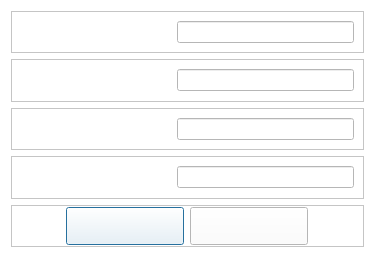
<?xml version="1.0" encoding="UTF-8"?>
<ui version="4.0">
 <class>WiredLanSetupDialog</class>
 <widget class="QDialog" name="WiredLanSetupDialog">
  <property name="geometry">
   <rect>
    <x>0</x>
    <y>0</y>
    <width>375</width>
    <height>258</height>
   </rect>
  </property>
  <property name="windowTitle">
   <string>Dialog</string>
  </property>
  <property name="styleSheet">
   <string notr="true">QLabel
{
	color: rgb(84, 84, 84);
	font: 14pt &quot;Segoe UI&quot;;
}
QPushButton
{
	color: rgb(84, 84, 84);
	font: 14pt &quot;Segoe UI&quot;;
}
QLineEdit
{
	color: rgb(84, 84, 84);
	font: 14pt &quot;Segoe UI&quot;;
}
QWidget
{
	background-color: rgb(255, 255, 255);
}</string>
  </property>
  <layout class="QGridLayout" name="gridLayout">
   <item row="0" column="0">
    <widget class="QFrame" name="frame0">
     <property name="frameShape">
      <enum>QFrame::StyledPanel</enum>
     </property>
     <property name="frameShadow">
      <enum>QFrame::Raised</enum>
     </property>
     <layout class="QHBoxLayout" name="horizontalLayout_2">
      <item>
       <widget class="QLabel" name="label0">
        <property name="minimumSize">
         <size>
          <width>150</width>
          <height>0</height>
         </size>
        </property>
        <property name="text">
         <string/>
        </property>
       </widget>
      </item>
      <item>
       <widget class="QLineEdit" name="lineEdit0">
        <property name="minimumSize">
         <size>
          <width>150</width>
          <height>0</height>
         </size>
        </property>
       </widget>
      </item>
     </layout>
    </widget>
   </item>
   <item row="1" column="0">
    <widget class="QFrame" name="frame1">
     <property name="frameShape">
      <enum>QFrame::StyledPanel</enum>
     </property>
     <property name="frameShadow">
      <enum>QFrame::Raised</enum>
     </property>
     <layout class="QHBoxLayout" name="horizontalLayout_3">
      <item>
       <widget class="QLabel" name="label1">
        <property name="minimumSize">
         <size>
          <width>150</width>
          <height>0</height>
         </size>
        </property>
        <property name="text">
         <string/>
        </property>
       </widget>
      </item>
      <item>
       <widget class="QLineEdit" name="lineEdit1"/>
      </item>
     </layout>
    </widget>
   </item>
   <item row="2" column="0">
    <widget class="QFrame" name="frame2">
     <property name="frameShape">
      <enum>QFrame::StyledPanel</enum>
     </property>
     <property name="frameShadow">
      <enum>QFrame::Raised</enum>
     </property>
     <layout class="QHBoxLayout" name="horizontalLayout_4">
      <item>
       <widget class="QLabel" name="label2">
        <property name="minimumSize">
         <size>
          <width>150</width>
          <height>0</height>
         </size>
        </property>
        <property name="text">
         <string/>
        </property>
       </widget>
      </item>
      <item>
       <widget class="QLineEdit" name="lineEdit2"/>
      </item>
     </layout>
    </widget>
   </item>
   <item row="3" column="0">
    <widget class="QFrame" name="frame3">
     <property name="frameShape">
      <enum>QFrame::StyledPanel</enum>
     </property>
     <property name="frameShadow">
      <enum>QFrame::Raised</enum>
     </property>
     <layout class="QHBoxLayout" name="horizontalLayout_5">
      <item>
       <widget class="QLabel" name="label3">
        <property name="minimumSize">
         <size>
          <width>150</width>
          <height>0</height>
         </size>
        </property>
        <property name="text">
         <string/>
        </property>
       </widget>
      </item>
      <item>
       <widget class="QLineEdit" name="lineEdit3"/>
      </item>
     </layout>
    </widget>
   </item>
   <item row="4" column="0">
    <widget class="QFrame" name="frameBtn">
     <property name="styleSheet">
      <string notr="true">QPushButton
{
	border-image: url(&quot;:/resource/audiocd-popup-btn110-ok-n.png&quot;);
	width: 110px;
	height: 30px;
	color: rgb(84, 84, 84)
}

QPushButton:hover
{
 	border-image: url(&quot;:/resource/audiocd-popup-btn110-ok-h.png&quot;);
	width: 110px;
	height: 30px;	
	color: rgb(255, 255, 255)
}</string>
     </property>
     <property name="frameShape">
      <enum>QFrame::StyledPanel</enum>
     </property>
     <property name="frameShadow">
      <enum>QFrame::Raised</enum>
     </property>
     <layout class="QHBoxLayout" name="horizontalLayout">
      <property name="leftMargin">
       <number>0</number>
      </property>
      <property name="topMargin">
       <number>0</number>
      </property>
      <property name="rightMargin">
       <number>0</number>
      </property>
      <property name="bottomMargin">
       <number>0</number>
      </property>
      <item>
       <spacer name="horizontalSpacer">
        <property name="orientation">
         <enum>Qt::Horizontal</enum>
        </property>
        <property name="sizeHint" stdset="0">
         <size>
          <width>55</width>
          <height>20</height>
         </size>
        </property>
       </spacer>
      </item>
      <item>
       <widget class="QPushButton" name="btnOK"/>
      </item>
      <item>
       <widget class="QPushButton" name="btnCancel"/>
      </item>
      <item>
       <spacer name="horizontalSpacer_2">
        <property name="orientation">
         <enum>Qt::Horizontal</enum>
        </property>
        <property name="sizeHint" stdset="0">
         <size>
          <width>56</width>
          <height>20</height>
         </size>
        </property>
       </spacer>
      </item>
     </layout>
    </widget>
   </item>
  </layout>
 </widget>
 <resources/>
 <connections/>
</ui>
